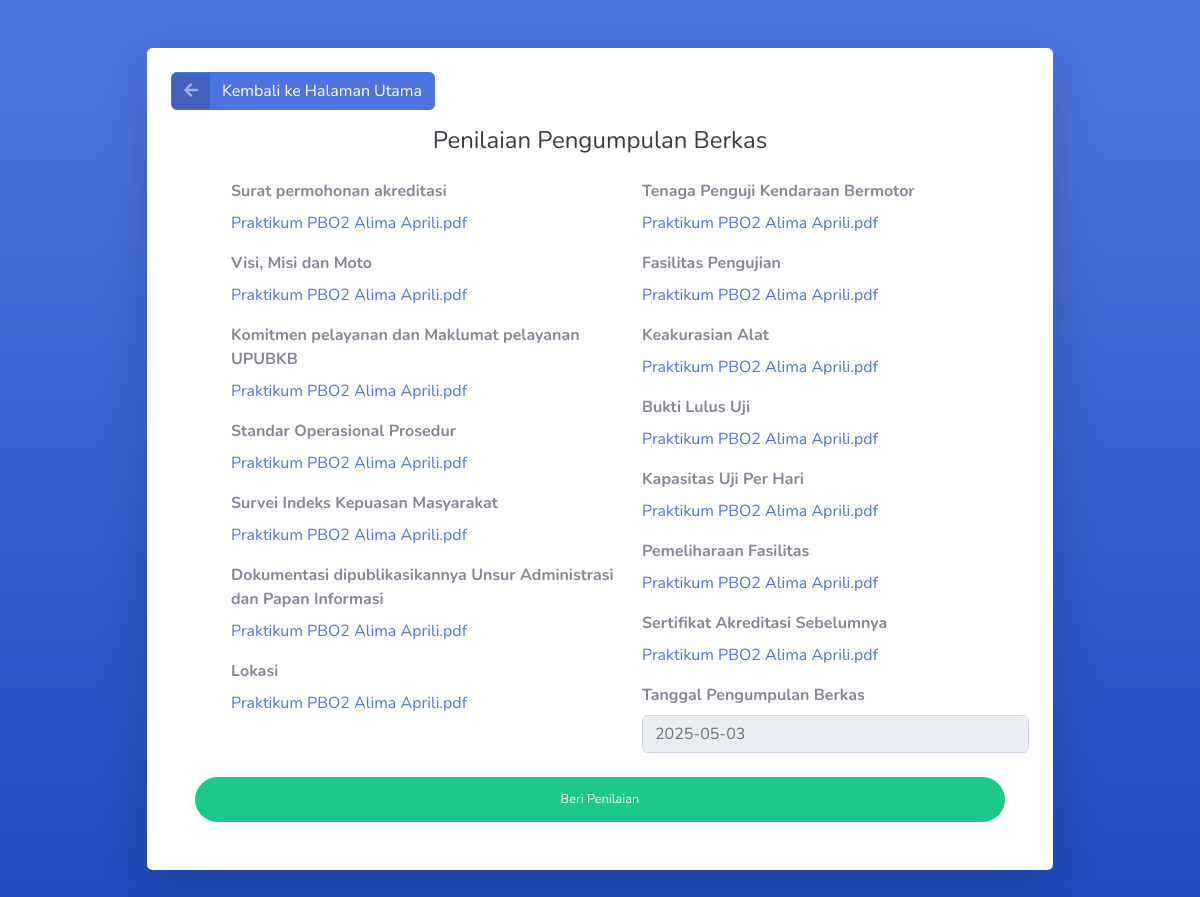
Page /website/admin/nilai.php?id=19 on the committed database.
### tables this page shows
CREATE TABLE `pengumpulan` (
  `id` int NOT NULL,
  `nama_pic` varchar(255) NOT NULL,
  `akreditasi` varchar(255) NOT NULL,
  `visi_misi` varchar(255) NOT NULL,
  `maklumat` varchar(255) NOT NULL,
  `sop` varchar(255) NOT NULL,
  `indeks_kepuasan` varchar(255) NOT NULL,
  `dokumentasi` varchar(255) NOT NULL,
  `lokasi` varchar(255) NOT NULL,
  `tenaga_penguji` varchar(255) NOT NULL,
  `fasilitas_pengujian` varchar(255) NOT NULL,
  `akurasi_alat` varchar(255) NOT NULL,
  `bukti_lulus` varchar(255) NOT NULL,
  `kapasitas_uji` varchar(255) NOT NULL,
  `pemeliharaan_fasilitas` varchar(255) NOT NULL,
  `akreditasi_lama` varchar(255) NOT NULL,
  `date` date NOT NULL,
  `nilai` varchar(50) DEFAULT NULL
);

### website/admin/nilai.php (the view, shortened to what this page needs)
<?php
include '../config.php';
$id = $_GET['id'];
$result = mysqli_query($mysqli, "SELECT * FROM pengumpulan WHERE id=$id");
$data = mysqli_fetch_assoc($result);
$fields_left = [
    "Surat permohonan akreditasi" => "akreditasi",
    "Visi, Misi dan Moto" => "visi_misi",
    "Komitmen pelayanan dan Maklumat pelayanan UPUBKB" => "maklumat",
    "Standar Operasional Prosedur" => "sop",
    "Survei Indeks Kepuasan Masyarakat" => "indeks_kepuasan",
    "Dokumentasi dipublikasikannya Unsur Administrasi dan Papan Informasi" => "dokumentasi",
    "Lokasi" => "lokasi"
];
$fields_right = [
    "Tenaga Penguji Kendaraan Bermotor" => "tenaga_penguji",
    "Fasilitas Pengujian" => "fasilitas_pengujian",
    "Keakurasian Alat" => "akurasi_alat",
    "Bukti Lulus Uji" => "bukti_lulus",
    "Kapasitas Uji Per Hari" => "kapasitas_uji",
    "Pemeliharaan Fasilitas" => "pemeliharaan_fasilitas",
    "Sertifikat Akreditasi Sebelumnya" => "akreditasi_lama"
];
?>
<!DOCTYPE html>
<html lang="en">
<head>
    <link href="vendor/fontawesome-free/css/all.min.css" rel="stylesheet" type="text/css">
    <link rel="stylesheet" href="https://stackpath.bootstrapcdn.com/bootstrap/4.3.1/css/bootstrap.min.css"
>
    <link href="css/sb-admin-2.min.css" rel="stylesheet">
</head>
<body class="bg-gradient-primary">
    <div class="container">
        <div class="row justify-content-center">
            <div class="col-xl-10 col-lg-12 col-md-9">
                <div class="card o-hidden border-0 shadow-lg my-5">
                    <div class="card-body p-4">
                        <a href="index.php" class="btn btn-primary btn-icon-split mb-3">
                            <span class="icon text-white-50">
                                <i class="fas fa-arrow-left"></i>
                            </span>
                            <span class="text">Kembali ke Halaman Utama</span>
                        </a>
                        <div class="text-center mb-4">
                            <h1 class="h4 text-gray-900">Penilaian Pengumpulan Berkas</h1>
                        </div>
                        <form class="user">
                            <div class="row ml-5">
                                <div class="col-lg-6">
                                    <?php
                                    foreach ($fields_left as $label => $name) {
                                        echo "<div class='form-group'>
                                                <label class='font-weight-bold'>$label</label><br>";
                                        if (!empty($data[$name])) {
                                            $fileName = preg_replace('/^\d+_/', '', basename($data[$name]));
                                            echo "<a href='../uploads/{$data[$name]}' target='_blank'>$fileName</a>";
                                        } else {
                                            echo "<small class='text-muted'>Belum ada berkas.</small>";
                                        }
                                        echo "</div>";
                                    }
                                    ?>
                                </div>
                                <div class="col-lg-6">
                                    <?php
                                    foreach ($fields_right as $label => $name) {
                                        echo "<div class='form-group'>
                                                <label class='font-weight-bold'>$label</label><br>";
                                        if (!empty($data[$name])) {
                                            $fileName = preg_replace('/^\d+_/', '', basename($data[$name]));
                                            echo "<a href='../uploads/{$data[$name]}' target='_blank'>$fileName</a>";
                                        } else {
                                            echo "<small class='text-muted'>Belum ada berkas.</small>";
                                        }
                                        echo "</div>";
                                    }
                                    ?>
                                    <label class="font-weight-bold">Tanggal Pengumpulan Berkas</label>
                                    <input type="text" class="form-control"
                                        value="<?= htmlspecialchars($data['date']) ?>" readonly>
                                </div>
                            </div>
                            <br>
                            <div class="text-center px-4 mb-4">
                                <button type="button" class="btn btn-success btn-user btn-block" data-toggle="modal"
                                    data-target="#penilaianModal">
                                    Beri Penilaian
                                </button>
                            </div>
                        </form>
                    </div>
                </div>
            </div>
        </div>
    </div>
</body>
</html>

### rows in the picture
pengumpulan: akreditasi "Praktikum PBO2 Alima Aprili.pdf", visi_misi "Praktikum PBO2 Alima Aprili.pdf", maklumat "Praktikum PBO2 Alima Aprili.pdf", sop "Praktikum PBO2 Alima Aprili.pdf", indeks_kepuasan "Praktikum PBO2 Alima Aprili.pdf", dokumentasi "Praktikum PBO2 Alima Aprili.pdf", lokasi "Praktikum PBO2 Alima Aprili.pdf", tenaga_penguji "Praktikum PBO2 Alima Aprili.pdf", fasilitas_pengujian "Praktikum PBO2 Alima Aprili.pdf", akurasi_alat "Praktikum PBO2 Alima Aprili.pdf", bukti_lulus "Praktikum PBO2 Alima Aprili.pdf", kapasitas_uji "Praktikum PBO2 Alima Aprili.pdf", pemeliharaan_fasilitas "Praktikum PBO2 Alima Aprili.pdf", akreditasi_lama "Praktikum PBO2 Alima Aprili.pdf", date "2025-05-03"

### other values in the picture
$label "Surat permohonan akreditasi"
$label "Visi, Misi dan Moto"
$label "Komitmen pelayanan dan Maklumat pelayanan UPUBKB"
$label "Standar Operasional Prosedur"
$label "Survei Indeks Kepuasan Masyarakat"
$label "Dokumentasi dipublikasikannya Unsur Administrasi dan Papan Informasi"
$label "Lokasi"
$label "Tenaga Penguji Kendaraan Bermotor"
$label "Fasilitas Pengujian"
$label "Keakurasian Alat"
$label "Bukti Lulus Uji"
$label "Kapasitas Uji Per Hari"
$label "Pemeliharaan Fasilitas"
$label "Sertifikat Akreditasi Sebelumnya"
